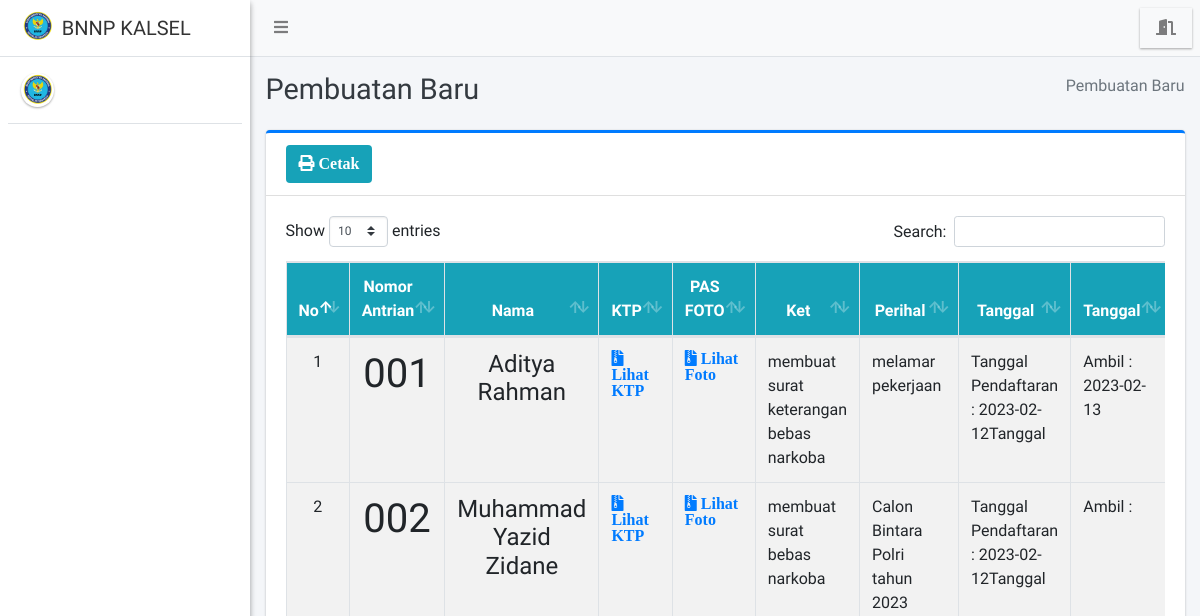
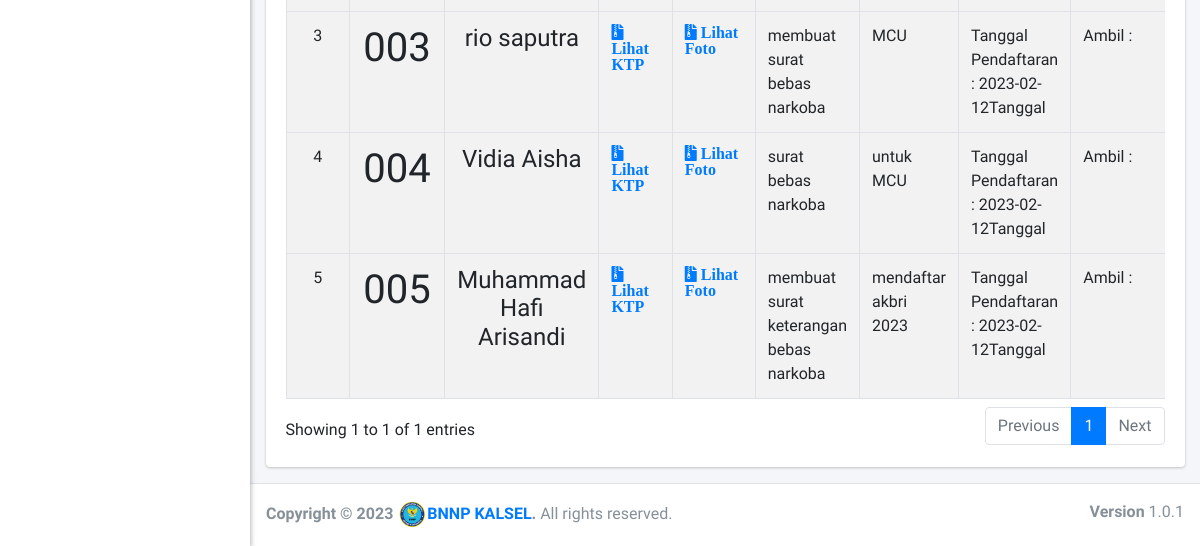
Before: /admin/antrian/index.php with the older database file (2 pictures, top to bottom).
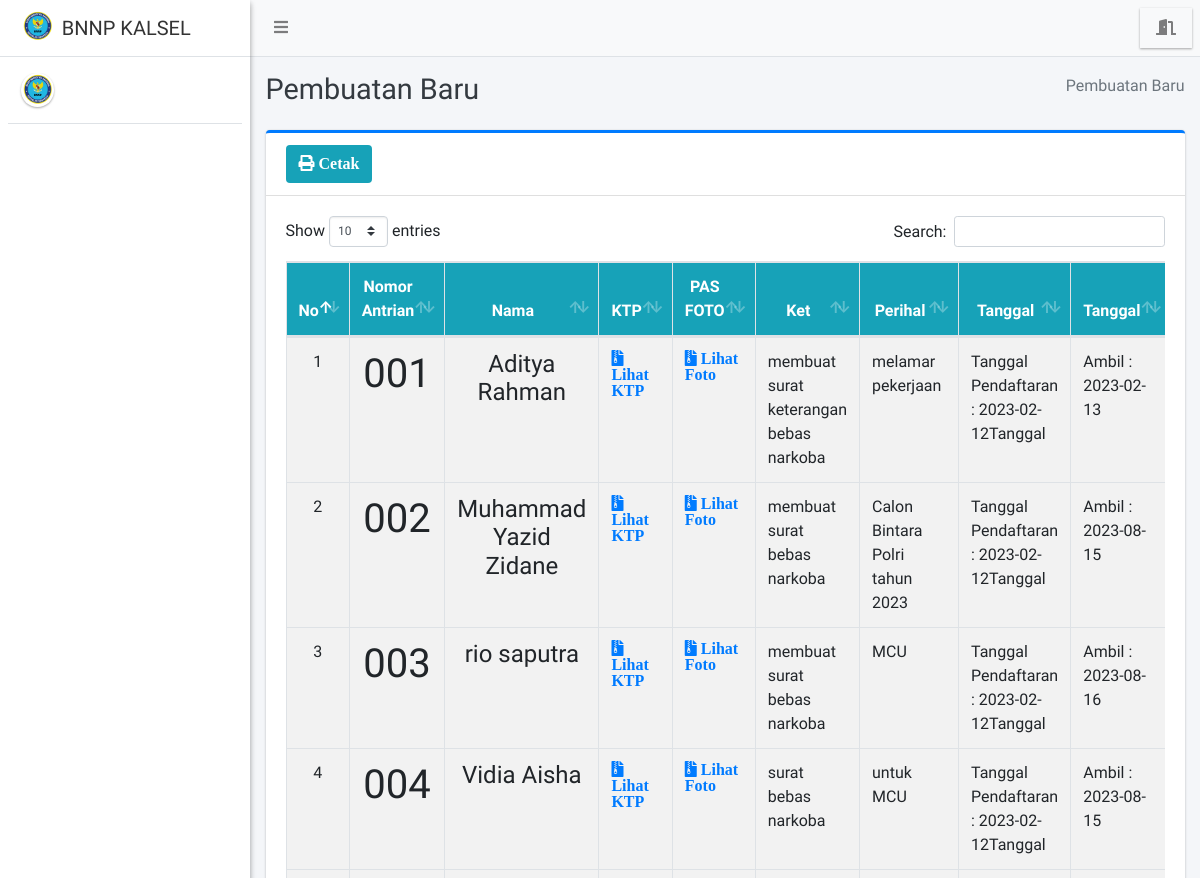
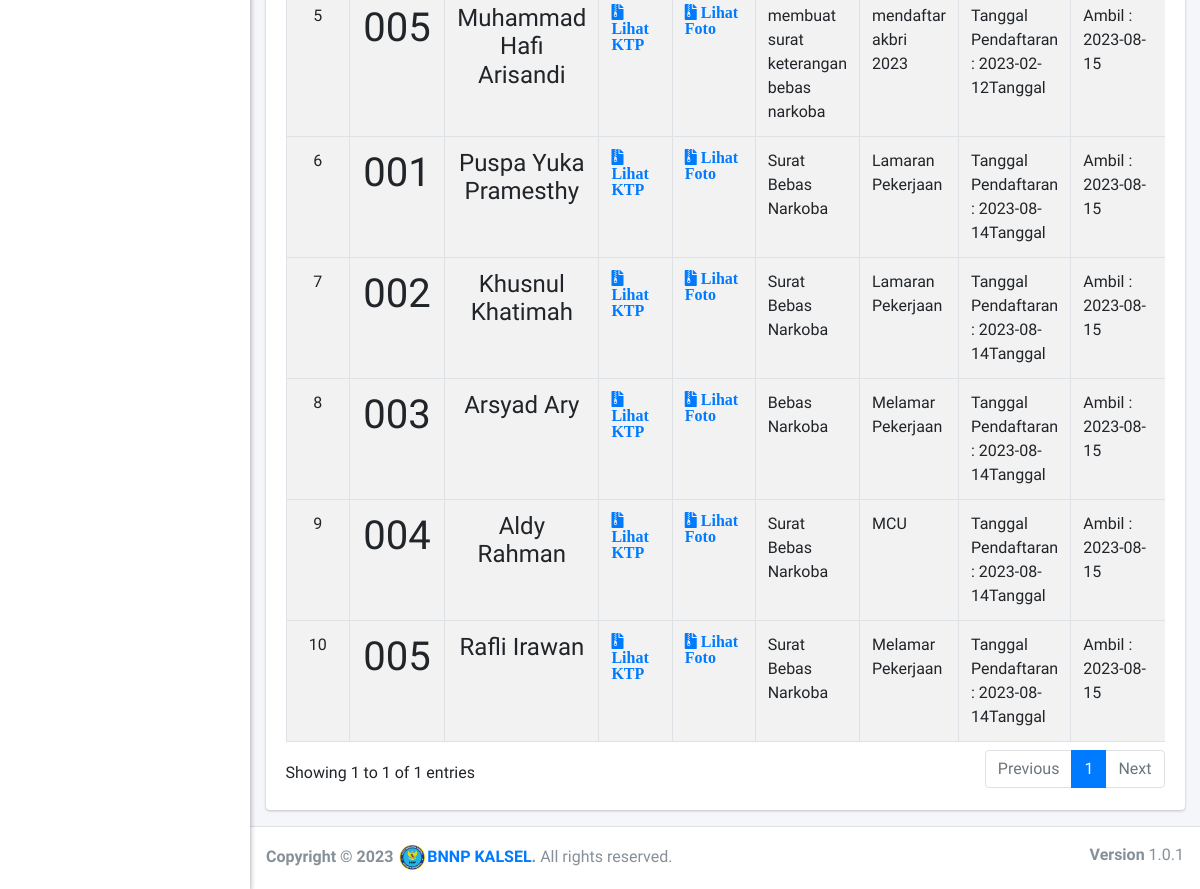
After: the same page with the newer database file (2 pictures, top to bottom).
### tables this page shows
CREATE TABLE `pendaftaran` (
  `id_pendaftaran` int(11) NOT NULL,
  `id_masyarakat` int(11) DEFAULT NULL,
  `id_kecamatan` int(11) DEFAULT NULL,
  `nomor_antrian` varchar(5) DEFAULT NULL,
  `ktp` varchar(255) DEFAULT NULL,
  `foto` varchar(150) DEFAULT NULL,
  `tgl_pendaftaran` date DEFAULT NULL,
  `tgl_buat` date DEFAULT NULL,
  `tgl_ambil` date DEFAULT NULL,
  `ket` text,
  `perihal` text,
  `hasil_tes` varchar(20) DEFAULT NULL,
  `status_pendaftaran` varchar(100) DEFAULT NULL
);

CREATE TABLE `masyarakat` (
  `id_masyarakat` int(11) NOT NULL,
  `id_user` int(11) DEFAULT NULL,
  `nama_masyarakat` varchar(255) DEFAULT NULL,
  `nik` varchar(150) DEFAULT NULL,
  `email` varchar(255) DEFAULT NULL,
  `jk` varchar(11) DEFAULT NULL,
  `alamat` text,
  `pekerjaan` varchar(150) DEFAULT NULL,
  `no_wa` varchar(25) DEFAULT NULL,
  `status` varchar(20) DEFAULT NULL
);

### config/config.php (called while the page is built, shortened)
<?php
function base_url($url = null)
{
	$base_url = "http://localhost:8888/bnn";
	if ($url != null) {
		return $base_url . "/" . $url;
	} else {
		return $base_url;
	}
}

### admin/antrian/index.php (the view, shortened to what this page needs)
<?php
require '../../config/config.php';
require '../../config/koneksi.php';
?>
<!DOCTYPE html>
<html>
<?php
include '../../templates/head.php';
?>
<body class="hold-transition sidebar-mini layout-fixed">
    <div class="wrapper">
        <?php
        include '../../templates/navbar.php';
        ?>
        <?php
        include '../../templates/sidebar.php';
        ?>
        <div class="content-wrapper">
            <div class="content-header">
                <div class="container-fluid">
                    <div class="row mb-2">
                        <div class="col-sm-6">
                            <h1 class="m-0 text-dark">Pembuatan Baru</h1>
                        </div>
                        <div class="col-sm-6">
                            <ol class="breadcrumb float-sm-right">
                                <li class="breadcrumb-item active">Pembuatan Baru</li>
                            </ol>
                        </div>
                    </div>
                </div>
            </div>
            <section class="content">
                <div class="container-fluid">
                    <div class="row">
                        <div class="col-12">
                            <div class="card card-primary card-outline">
                                <div class="card-header">
                                    <a href="print" target="blank" class="btn bg-info"><i class="fa fa-print"> Cetak</i></a>
                                </div>
                                <div class="card-body">
                                    <div class="table-responsive">
                                        <table id="example1" class="table table-bordered table-striped">
                                            <thead class="bg-info">
                                                <tr align="center">
                                                    <th>No</th>
                                                    <th>Nomor Antrian</th>
                                                    <th>Nama</th>
                                                    <th>KTP</th>
                                                    <th>PAS FOTO</th>
                                                    <th>Ket</th>
                                                    <th>Perihal</th>
                                                    <th>Tanggal</th>
                                                    <th>Tanggal</th>
                                                </tr>
                                            </thead>
                                            <?php
                                            $no = 1;
                                            $data = $koneksi->query("SELECT * FROM pendaftaran AS p
                                            LEFT JOIN masyarakat AS pl ON p.id_masyarakat = pl.id_masyarakat");
                                            while ($row = $data->fetch_array()) {
                                            ?>
                                                <tbody style="background-color: white">
                                                    <tr>
                                                        <td align="center"><?= $no++ ?></td>
                                                        <td align="center">
                                                            <h1><?= $row['nomor_antrian'] ?></h1>
                                                        </td>
                                                        <td align="center">
                                                            <h4><?= $row['nama_masyarakat'] ?></h4>
                                                        </td>
                                                        <td>
                                                            <a href="<?= base_url(); ?>/filektp/<?= $row['ktp'] ?>" data-toggle="lightbox" data-title="ktp" data-gallery="galery" title="Lihat" target="blank"><i class="fa fa-file-archive"> Lihat KTP</i></a>
                                                        </td>
                                                        <td> <a href="<?= base_url(); ?>/filefoto/<?= $row['foto'] ?>" data-toggle="lightbox" data-title="foto" data-gallery="galery" title="Lihat" target="blank"><i class="fa fa-file-archive"> Lihat Foto</i></a></td>
                                                        <td><?= $row['ket'] ?></td>
                                                        <td><?= $row['perihal'] ?></td>
                                                        <td>Tanggal Pendaftaran : <?= $row['tgl_pendaftaran'] ?>Tanggal
                                                        </td>
                                                        <td>Ambil : <?= $row['tgl_ambil'] ?></td>
                                                    </tr>
                                                </tbody>
                                            <?php } ?>
                                        </table>
                                    </div>
                                </div>
                            </div>
                        </div>
                    </div>
                </div>
            </section>
        </div>
        <?php include_once "../../templates/footer.php"; ?>
    </div>
</body>
</html>

### templates/head.php (shortened to what this page needs)
<head>
  <link rel="stylesheet" href="<?= base_url() ?>/assets/plugins/fontawesome-free/css/all.min.css">
  <link rel="stylesheet" href="https://code.ionicframework.com/ionicons/2.0.1/css/ionicons.min.css">
  <link rel="stylesheet" href="<?= base_url() ?>/assets/plugins/datatables-bs4/css/dataTables.bootstrap4.css">
  <link rel="stylesheet" href="<?= base_url() ?>/assets/plugins/ekko-lightbox/ekko-lightbox.css">
  <link rel="stylesheet" href="<?= base_url() ?>/assets/plugins/bootstrap-fileupload/bootstrap-fileupload.min.css">
  <link rel="stylesheet" href="<?= base_url() ?>/assets/plugins/tempusdominus-bootstrap-4/css/tempusdominus-bootstrap-4.min.css">
  <link rel="stylesheet" href="<?= base_url() ?>/assets/plugins/select2/css/select2.min.css">
  <link rel="stylesheet" href="<?= base_url() ?>/assets/plugins/select2-bootstrap4-theme/select2-bootstrap4.min.css">
  <link rel="stylesheet" href="<?= base_url() ?>/assets/plugins/icheck-bootstrap/icheck-bootstrap.min.css">
  <link rel="stylesheet" href="<?= base_url() ?>/assets/plugins/jqvmap/jqvmap.min.css">
  <link rel="stylesheet" href="<?= base_url() ?>/assets/dist/css/adminlte.min.css">
  <link rel="stylesheet" href="<?= base_url() ?>/assets/plugins/overlayScrollbars/css/OverlayScrollbars.min.css">
  <link rel="stylesheet" href="<?= base_url() ?>/assets/plugins/daterangepicker/daterangepicker.css">
  <link rel="stylesheet" href="<?= base_url() ?>/assets/plugins/summernote/summernote-bs4.css">
  <link rel="stylesheet" href="<?= base_url() ?>/assets/plugins/bootstrap-fileupload/bootstrap-fileupload.min.css">
  <link rel="stylesheet" href="<?= base_url() ?>/assets/alert/sweetalert.css">
</head>

### templates/navbar.php
<nav class="main-header navbar navbar-expand navbar-light navbar-light">
  <ul class="navbar-nav">
    <li class="nav-item">
      <a class="nav-link" data-widget="pushmenu" href="#"><i class="fas fa-bars"></i></a>
    </li>
  </ul>
  <ul class="navbar-nav ml-auto">
    <li class="nav-item dropdown img-square elevation-1">
      <a class="nav-link alert-logout" href="<?= base_url('logout') ?>">
        <i class="fas fa-door-open"></i>
      </a>
    </li>
  </ul>
</nav>

### templates/sidebar.php (shortened to what this page needs)
<aside class="main-sidebar sidebar-light elevation-2">
  <a href="#" class="brand-link">
    <img src="<?= base_url() ?>/assets/dist/img/bnn.png" style="width: px;" alt="#" class="brand-image" style="opacity: .8">
    <span class="font-weight-light"><b>BNNP KALSEL</b></span>
  </a>
  <div class="sidebar">
    <div class="user-panel mt-3 pb-3 d-flex">
      <div class="image">
        <img src="<?= base_url() ?>/assets/dist/img/bnn.png" class="img-circle elevation-1" alt="User Image">
      </div>
      <div class="info">
      </div>
    </div>
  </div>
</aside>

### templates/footer.php
<footer class="main-footer">
  <strong>Copyright &copy; <?= date('Y') ?> <img src="<?= base_url() ?>/assets/dist/img/bnn.png" style="width: 30px;" alt="#" class="brand-image" style="opacity: .8"><a href="#">BNNP KALSEL</a>.</strong>
  All rights reserved.
  <div class="float-right d-none d-sm-inline-block">
    <b>Version</b> 1.0.1
  </div>
</footer>

Changed rows visible on the page:
changed pendaftaran "Calon Bintara Polri tahun 2023": tgl_ambil (not shown) → "2023-08-15"
changed pendaftaran "rio saputra": tgl_ambil (not shown) → "2023-08-16"
changed pendaftaran "surat bebas narkoba": tgl_ambil (not shown) → "2023-08-15"
changed pendaftaran "mendaftar akbri 2023": tgl_ambil (not shown) → "2023-08-15"
added pendaftaran: nomor_antrian "001", id_masyarakat.nama_masyarakat "Puspa Yuka Pramesthy", ket "Surat Bebas Narkoba", perihal "Lamaran Pekerjaan", tgl_pendaftaran "2023-08-14", tgl_ambil "2023-08-15"
added pendaftaran: nomor_antrian "002", id_masyarakat.nama_masyarakat "Khusnul Khatimah", ket "Surat Bebas Narkoba", perihal "Lamaran Pekerjaan", tgl_pendaftaran "2023-08-14", tgl_ambil "2023-08-15"
added pendaftaran: nomor_antrian "003", id_masyarakat.nama_masyarakat "Arsyad Ary", ket "Bebas Narkoba", perihal "Melamar Pekerjaan", tgl_pendaftaran "2023-08-14", tgl_ambil "2023-08-15"
added pendaftaran: nomor_antrian "004", id_masyarakat.nama_masyarakat "Aldy Rahman", ket "Surat Bebas Narkoba", perihal "MCU", tgl_pendaftaran "2023-08-14", tgl_ambil "2023-08-15"
added pendaftaran: nomor_antrian "005", id_masyarakat.nama_masyarakat "Rafli Irawan", ket "Surat Bebas Narkoba", perihal "Melamar Pekerjaan", tgl_pendaftaran "2023-08-14", tgl_ambil "2023-08-15"
